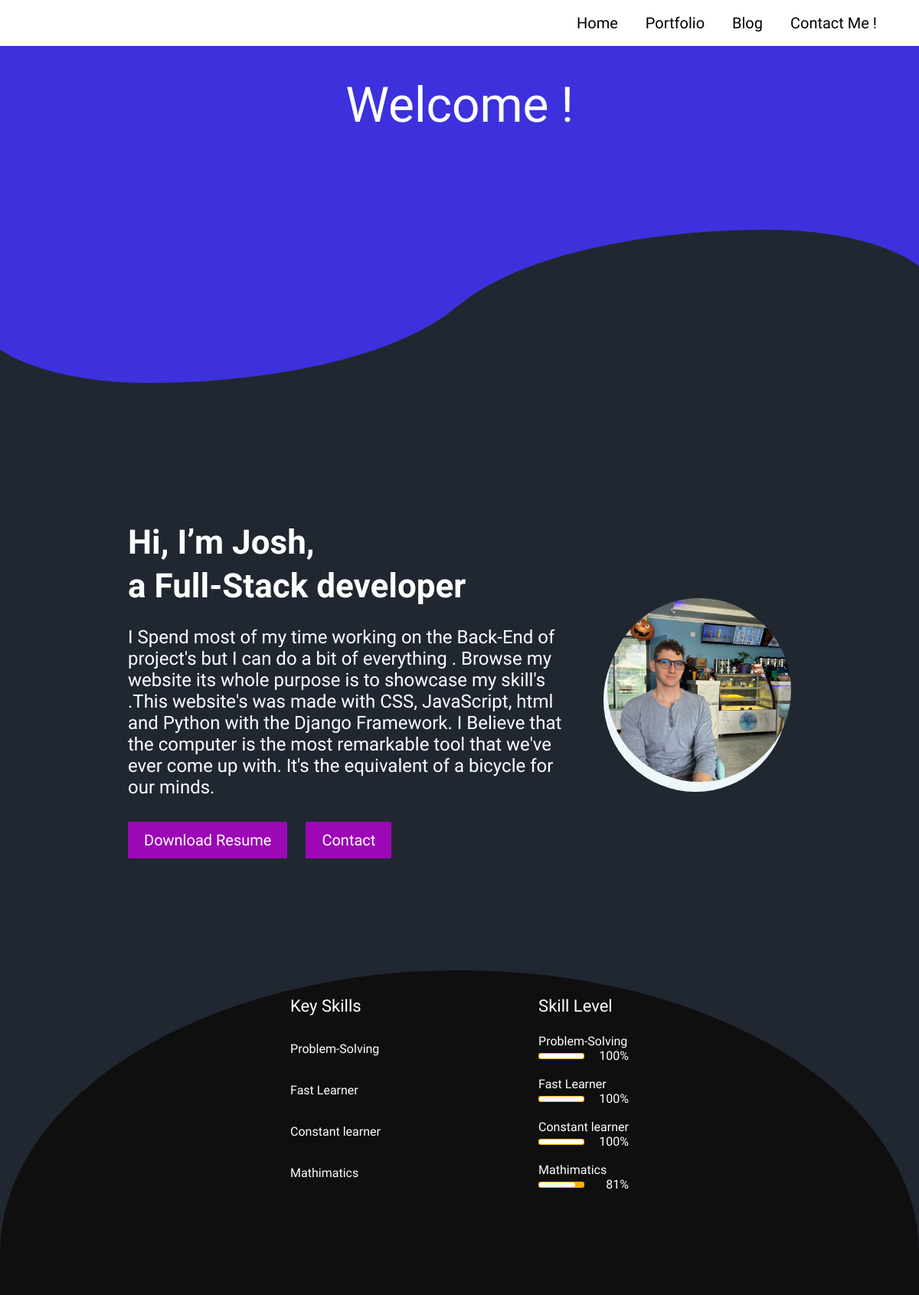
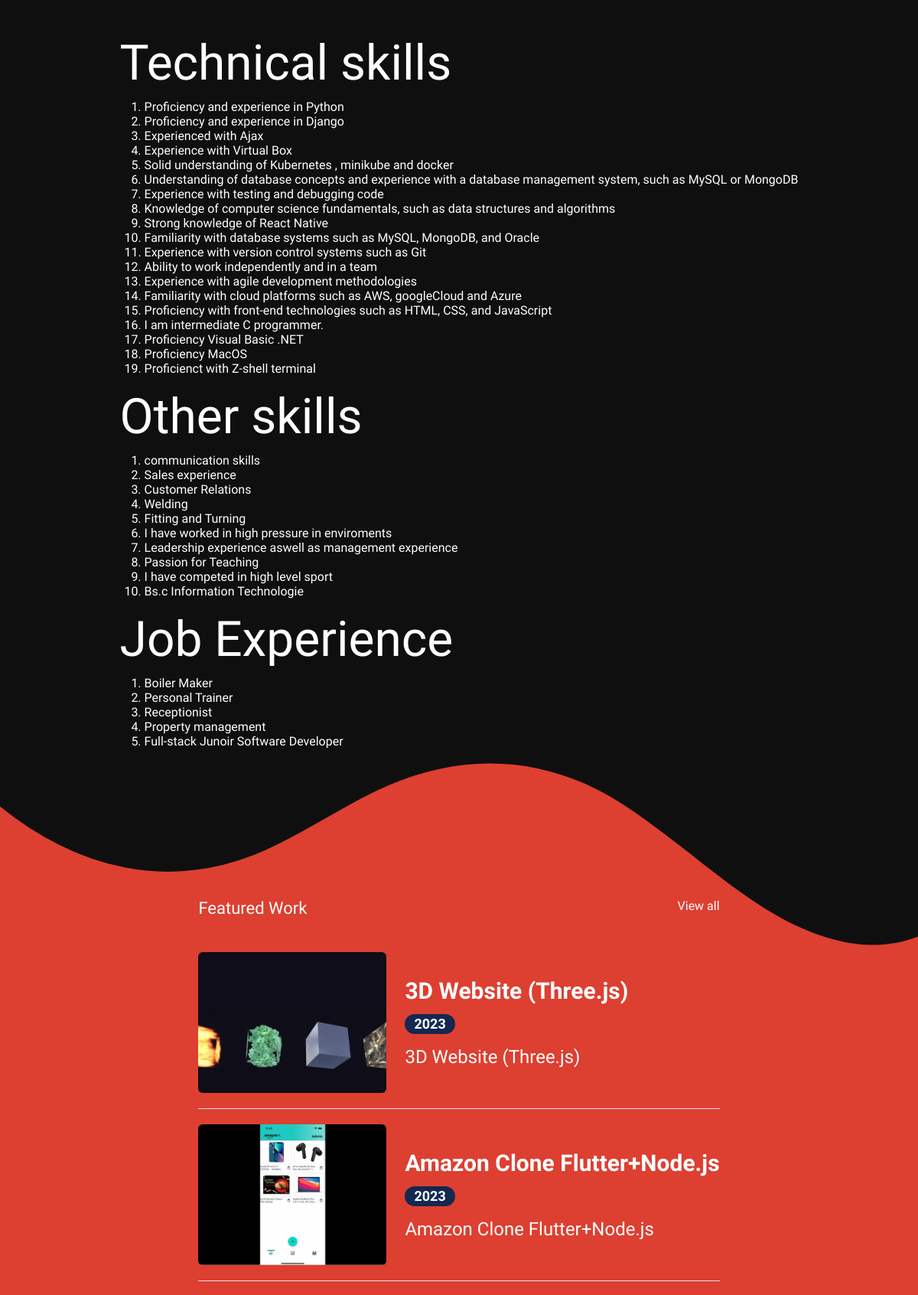
The page / (upper part) on the database its author committed (2 pictures, top to bottom).
### main/models.py (models this page shows, shortened)
class UserProfile(models.Model):
    class Meta:
        verbose_name_plural = 'User Profiles'
        verbose_name = 'User Profile'
    user = models.OneToOneField(User, on_delete=models.CASCADE)
    avatar = models.ImageField(blank=True, null=True, upload_to="avatar")
    title = models.CharField(max_length=200, blank=True, null=True)
    bio = models.TextField(blank=True, null=True)
    skills = models.ManyToManyField(Skill, blank=True)
    cv = models.FileField(blank=True, null=True, upload_to="cv")

class Skill(models.Model):
    class Meta:
        verbose_name_plural = 'Skills'
        verbose_name = 'Skill'
    name = models.CharField(max_length=20, blank=True, null=True)
    score = models.IntegerField(default=80, blank=True, null=True)
    image = models.FileField(blank=True, null=True, upload_to="skills")
    is_key_skill = models.BooleanField(default=False)

class Portfolio(models.Model):
    class Meta:
        verbose_name_plural = 'Portfolio Profiles'
        verbose_name = 'Portfolio'
        ordering = ["name"]
    date = models.DateTimeField(blank=True, null=True)
    name = models.CharField(max_length=200, blank=True, null=True)
    description = models.CharField(max_length=500, blank=True, null=True)
    body = RichTextField(blank=True, null=True)
    image = models.ImageField(blank=True, null=True, upload_to="portfolio")
    slug = models.SlugField(null=True, blank=True)
    is_active = models.BooleanField(default=True)

### main/views.py (the view)
# urls.py: path('', views.IndexView.as_view(), name="home"),
class IndexView(generic.TemplateView):
	template_name = "main/index.html"
	def get_context_data(self, **kwargs):
		context = super().get_context_data(**kwargs)
		testimonials = Testimonial.objects.filter(is_active=True)
		certificates = Certificate.objects.filter(is_active=True)
		blogs = Blog.objects.filter(is_active=True)
		portfolio = Portfolio.objects.filter(is_active=True)
		context["testimonials"] = testimonials
		context["certificates"] = certificates
		context["blogs"] = blogs
		context["portfolio"] = portfolio
		return context

### resume_app/context_processors.py (called while the page is built)
def project_context(request):
	context = {
		'me': User.objects.first(),
	}
	return context

### main/templates/main/index.html (shortened to what this page needs)
{% extends 'main/base.html' %}
{% load static %}
{% block content %}
<html lang="en">
  <head>
  </head>
  <body>
    <section class="blue">
      <h1>Welcome !</h1>
      <div class="curve"></div>
    </section>
    <section>
      <div class="bannerSection">
        <div class="container">
          <div class="row g-4 g-md-3  align-items-center">
            <div class="col-md-auto order-md-last">
              <div class="bannerUserImg">
                <img src="{{me.userprofile.avatar.url}}" alt="{{me.first_name|title}} {{me.last_name|title}} avatar">
              </div>
            </div>
            <div class="col-md">
              <div class="bannerContent">
                <h1 class="xlTitle pb-3">Hi, I’m {{me.first_name|title}}, <br> a {{me.userprofile.title}} </br></h1>
                <p>{{me.userprofile.bio}}</p>
                <div class="bannerBtnCol">
                  <div class="row">
                    <div class="col-auto">
                      <a download href="{{me.userprofile.cv.url}}" class="btn btnPrimary">Download Resume</a>
                    </div>
                    <div class="col-auto">
                      <a href="{% url 'main:contact' %}" class="btn btnPrimary">Contact</a>
                    </div>
                  </div>
                </div>
              </div>
            </div>
          </div>
        </div>
      </div>
    </section>
    <section class="bubble">
      <div class="sectionSpace pt-0">
        <div class="container">
          <div class="row">
            <div class="col-md-auto">
              <div class="keySkillCol">
                <h4 class="smTitle pb-3">Key Skills</h4>
                {% for sk in me.userprofile.skills.all %}
                {% if sk.is_key_skill %}
                <div class="keySkillCard">
                  <span class="ksText">{{sk.name}}</span>
                </div>
                {% endif %}
                {% endfor %}
              </div>
            </div>
            <div class="col-md">
              <h4 class="smTitle pb-3">Skill Level</h4>
              <div class="progressCol">
                <div class="progressCard">
                  {% for sk in me.userprofile.skills.all %}
                  {% if sk.is_key_skill %}
                  <div class="progressCol">
                    <span class="progressLbl">{{sk.name}}</span>
                    <div class="row g-2 align-items-center">
                      <div class="col">
                        <div class="progress progressStyle">
                          <div class="progress-bar" role="progressbar" style="width: {{sk.score}}%" aria-valuenow="{{sk.score}}" aria-valuemin="0" aria-valuemax="100"></div>
                        </div>
                      </div>
                      <div class="col-auto">
                        <span class="pLbl">{{sk.score}}%</span>
                      </div>
                    </div>
                  </div>
                  {% endif %}
                  {% endfor %}
                </div>
              </div>
            </div>
          </div>
        </div>
      </div>
    </section>
    <section class="dark">
      <div>
        <h1>Technical skills</h1>
        <ol>
          <li>Proficiency and experience in Python</li>
          <li>Proficiency and experience in Django</li>
          <li>Experienced with Ajax</li>
          <li>Experience with Virtual Box</li>
          <li>Solid understanding of Kubernetes , minikube and docker</li>
          <li>Understanding of database concepts and experience with a database management system, such as MySQL or MongoDB</li>
          <li>Experience with testing and debugging code</li>
          <li>Knowledge of computer science fundamentals, such as data structures and algorithms</li>
          <li>Strong knowledge of React Native</li>
          <li>Familiarity with database systems such as MySQL, MongoDB, and Oracle</li>
          <li>Experience with version control systems such as Git</li>
          <li>Ability to work independently and in a team</li>
          <li>Experience with agile development methodologies</li>
          <li>Familiarity with cloud platforms such as AWS, googleCloud and Azure</li>
          <li>Proficiency with front-end technologies such as HTML, CSS, and JavaScript</li>
          <li>I am intermediate C programmer.</li>
          <li>Proficiency Visual Basic .NET</li>
          <li>Proficiency MacOS</li>
          <li>Proficienct with Z-shell terminal</li>
        </ol>
        <div>
          <h1>Other skills</h1>
          <ol>
            <li>communication skills</li>
            <li>Sales experience</li>
            <li>Customer Relations </li>
            <li>Welding</li>
            <li>Fitting and Turning</li>
            <li>I have worked in high pressure in enviroments</li>
            <li>Leadership experience aswell as management experience</li>
            <li>Passion for Teaching </li>
            <li>I have competed in high level sport</li>
            <li>Bs.c Information Technologie</li>
          </ol>
        </div>
        <div>
          <h1>Job Experience</h1>
          <ol>
            <div>
            <li>Boiler Maker</li>
            </div>
            <div>
            <li>Personal Trainer</li>
            </div>
            <div>
            <li>Receptionist</li>
            </div>
            <div>
            <li>Property management</li>
            </div>
            <div>
              <li>Full-stack Junoir Software Developer</li>
            </div>
          </ol>
        </div>
    </section>
    <section class="red">
      <div class="sectionSpace">
        <div class="container">
          <div class="portfolioCol">
            <div class="row pb-3">
              <div class="col">
                <h4 class="smText regular">Featured Work</h4>
              </div>
              <div class="col-auto">
                <a href="{% url 'main:portfolios' %}" class="simpleLink">View all</a>
              </div>
            </div>
            {% for p in portfolio %}
            {% if p.is_active %}
            <div class="portfolioCard">
              <div class="row g-4 align-items-center">
                <div class="col-md-auto">
                  <div class="portfolioImgCol">
                    <a href="{% url 'main:portfolio' slug=p.slug %}"><img src="{{p.image.url}}" alt="..."></a>
                  </div>
                </div>
                <div class="col-md">
                  <div class="portfolioContentCol">
                    <h4 class="lgTitle"><a href="{% url 'main:portfolio' slug=p.slug %}">{{p.name}}</a></h4>
                    <ul class="portfolioOption">
                      <li><span class="dateLbl">{{p.date.year}}</span></li>
                    </ul>
                    <p>{{p.description}}</p>
                  </div>
                </div>
              </div>
            </div>
            {% endif %}
            {% endfor %}
          </div>
        </div>
      </div>
      <div class="wave">
      </div>
    </section>
  </body>
</html>
{% endblock %}

### main/templates/main/base.html (shortened to what this page needs)
{% load static %}
<!doctype html>
<html lang="en">
  <head>
    <link href="{% static 'css/bootstrap.min.css' %}" rel="stylesheet">
    <link rel="stylesheet" href="https://unpkg.com/swiper@7.0.5/swiper-bundle.min.css">
    <link href="{% static 'css/style.css' %}" rel="stylesheet">
  </head>
  <body>
    {% include 'main/partials/nav.html' %}
    {% block content %}
    {% endblock %}
  </body>
</html>

### main/templates/main/partials/nav.html (shortened to what this page needs)
{% load static %}
<header>
    <div class="headerCol">
    <div class="container-fluid">
        <div class="row align-items-center">
        <div class="col">
            <div class="navCollapseCol">
            <div class="navCol">
                <ul>
                <li><a href="{%url 'main:home'%}">Home</a></li>
                <li><a href="{%url 'main:portfolios' %}">Portfolio</a></li>
                <li><a href="{% url 'main:blogs' %}">Blog</a></li>
                <li><a href="{%url 'main:contact'%}">Contact Me !</a></li>
                </ul>
            </div>
            </div>
        </div>
        </div>
    </div>
    </div>
</header>

### main/templates/main/partials/footer.html (shortened to what this page needs)
{% load static %}

### static/css/style.css (style rules this page uses)
:root { --primaryColor: #9C07B6; --primaryDarkColor: #3D0048; --primaryHoverColor: #900AA8; --secondaryColor: #F9B000; --baseColor: #21243D; --baseFont: 'Heebo', sans-serif; --titleFont: 'Courier Prime', monospace; --regular: 400; --medium: 500; --bold: 700; --black: 900; --lightBg: #F1F1F1; }
html { scroll-behavior: smooth; }
body { font-family: var(--baseFont); color: var(--baseColor); line-height: normal; }
ul { margin: 0; padding: 0; list-style-type: none; }
img { max-width: 100%; }
a { color: inherit; }
a, .btn { -webkit-transition: all 300ms ease-in-out 0s; -o-transition: all 300ms ease-in-out 0s; transition: all 300ms ease-in-out 0s; text-decoration: none; }
.btn { font-size: 20px; font-weight: var(--medium); padding: 8px 20px; border-radius: 2px; }
.btnPrimary { background-color: var(--primaryColor); color: var(--bs-white); }
.xlTitle { font-size: 44px; line-height: 1.3; font-weight: var(--bold); font-family: var(--titleFont) }
.lgTitle { font-size: 30px; line-height: normal; font-weight: var(--bold); font-family: var(--titleFont) }
.smTitle { font-size: 22px; line-height: normal; font-weight: var(--regular); font-family: var(--titleFont) }
.smText { font-size: 22px; }
.regular { font-weight: var(--regular); }
.headerCol { background-color: var(--bs-white); padding: 18px 0; -webkit-transition: all 300ms ease-in-out 0s; -o-transition: all 300ms ease-in-out 0s; transition: all 300ms ease-in-out 0s; position: fixed; z-index: 99; left: 0; right: 0; top: 0; }
.navCol { text-align: right; }
.navCol a { font-size: 20px; color: #000; font-weight: var(--medium); display: inline-block; position: relative; }
.navCol a::before { content: ""; position: absolute; left: 50%; right: 50%; bottom: 0; height: 2px; border-radius: 2px; background-color: var(--primaryColor); -webkit-transition: all 500ms ease-in-out 0s; -o-transition: all 500ms ease-in-out 0s; transition: all 500ms ease-in-out 0s; opacity: 0; }
.navCol li { display: inline-block; }
.navCol li + li { padding-left: 32px; }
.bannerSection { padding: 180px 0 80px; }
.bannerUserImg { margin-left: 30px; width: 240px; height: 240px; border-radius: 50%; position: relative; }
.bannerUserImg img { width: 100%; height: 100%; -o-object-fit: cover; object-fit: cover; border-radius: 50%; position: relative; }
.bannerUserImg::before { content: ""; position: absolute; left: -5px; top: 13px; width: 100%; height: 100%; background-color: #EDF7FA; border-radius: 50%; }
.bannerBtnCol { padding-top: 15px; }
.sectionSpace { padding: 80px 0; }
.ksText { display: block; padding-top: 10px; }
.keySkillCard + .keySkillCard { padding-top: 25px; }
.keySkillCol { width: 300px; }
.pLbl { display: block; width: 50px; text-align: right; }
.progress.progressStyle { height: 8px; padding: 1px; background-color: var(--secondaryColor); border-radius: 3px; }
.progressStyle .progress-bar { background-color: #fff; border-radius: 3px; }
.progressCol + .progressCol { padding-top: 18px; }
.dateLbl { display: inline-block; padding: 4px 12px; background-color: #142850; border-radius: 20px; color: #fff; font-size: 18px; line-height: 1; font-weight: var(--bold); }
.portfolioOption li { display: inline-block; padding-right: 20px; }
.portfolioOption { padding: 5px 0 16px; }
.portfolioContentCol > p:last-child { margin-bottom: 0; }
.portfolioImgCol img { border-radius: 6px; width: 246px; height: 184px; -o-object-fit: cover; object-fit: cover; }
.portfolioCard { padding: 20px 0; border-bottom: 1px solid #E0E0E0; }
@media (min-width:992px) { .container, .container-lg, .container-md, .container-sm, .container-xl, .container-xxl { max-width: 890px; } }
@media (min-width:992px) { .headerCol .container-fluid { padding-left: 30px; padding-right: 30px; } }
@media (min-width:1200px) { .headerCol .container-fluid { padding-left: 55px; padding-right: 55px; } }

### rows shown on the page
Skill: name "Problem-Solving", score "100"
Skill: name "Fast Learner", score "100"
Skill: name "Constant learner", score "100"
Skill: name "Mathimatics", score "81"
Portfolio: image (picture), name "3D Website (Three.js)", date.year "2023", description "3D Website (Three.js)"
Portfolio: image (picture), name "Amazon Clone Flutter+Node.js", date.year "2023", description "Amazon Clone Flutter+Node.js"

### other values the page prints
{{ me.first_name|title }} "Josh"
{{ me.userprofile.title }} "Full-Stack developer"
